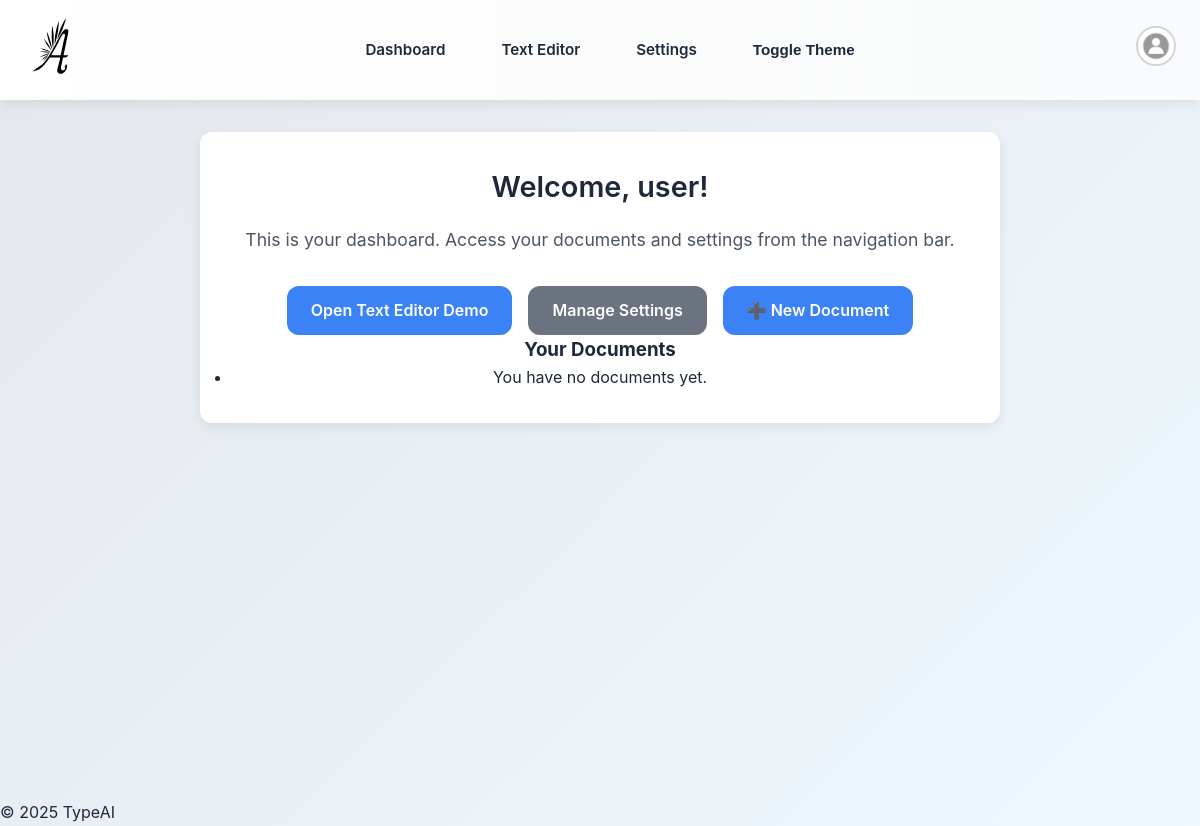
Page /dashboard/ (signed in) on the earlier database version.
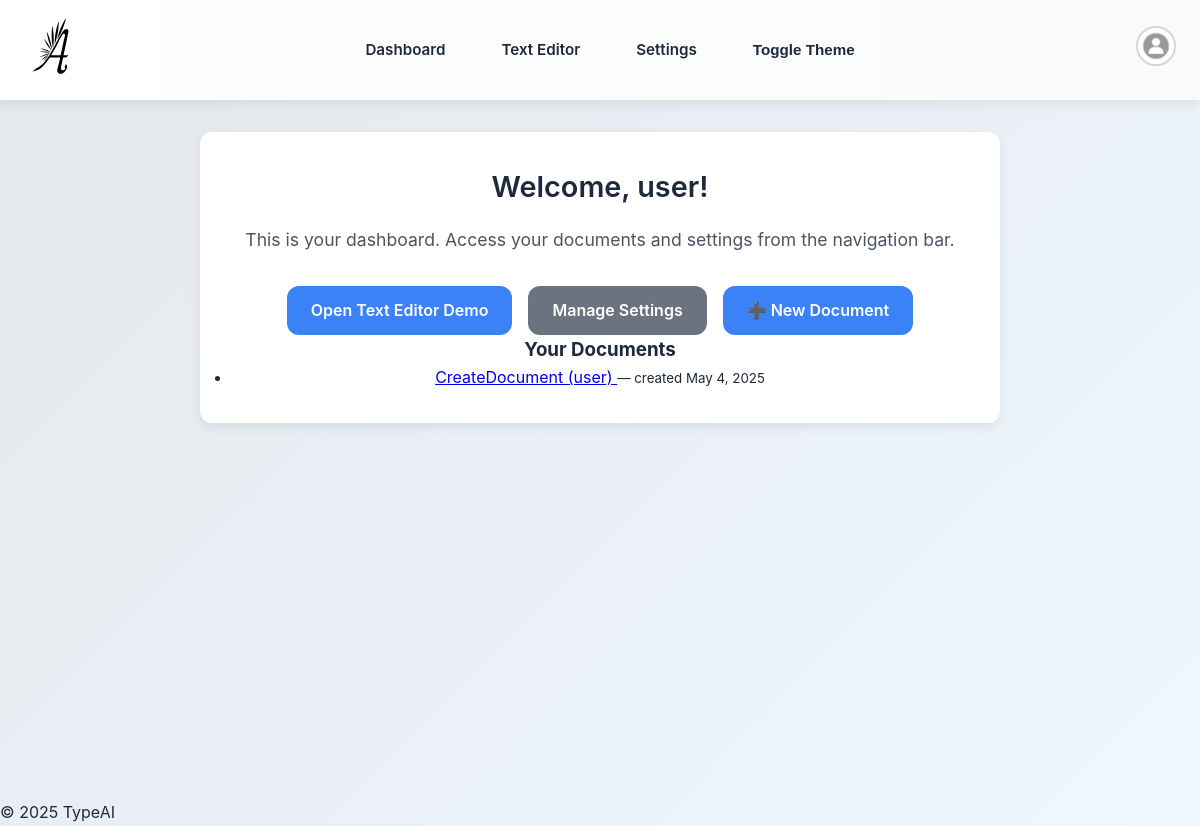
Same page on the later database version.
### mainapp/models.py (models this page shows, shortened)
class Document(models.Model):
    title = models.CharField(max_length=100)
    content = models.TextField()
    created_at = models.DateTimeField(auto_now_add=True)
    latest_update = models.DateTimeField(auto_now=True)
    user = models.ForeignKey(User, on_delete=models.CASCADE)

### mainapp/views.py (the view)
# urls.py: path('dashboard/', dashboard, name='dashboard'),
@login_required
def dashboard(request):
    users_documents = Document.objects.filter(user=request.user)
    return render(request, 'mainapp/dashboard.html', { 'documents' : users_documents})

### mainapp/templates/mainapp/dashboard.html (shortened to what this page needs)
{% extends 'mainapp/base.html' %}
{% block content %}
<div class="dashboard-container">
    <h2>Welcome, {{ user.username }}!</h2>
    <p>This is your dashboard. Access your documents and settings from the navigation bar.</p>
    <div class="dashboard-actions">
        <a href="{% url 'text_editor' %}" class="cta-button">Open Text Editor Demo</a>
        <a href="{% url 'settings' %}" class="cta-button secondary">Manage Settings</a>
        <a href="{% url 'create_document' %}" class="cta-button">➕ New Document</a>
    </div>
    <section class="your-docs">
        <h3>Your Documents</h3>
        <ul class="doc-list">
          {% for doc in documents %}
            <li>
              <a href="{% url 'text_editor' doc.pk %}">
                {{ doc.title }}
              </a>
              <small class="text-muted">
                &mdash; created {{ doc.created_at|date:"M j, Y" }}
              </small>
            </li>
          {% empty %}
            <li>You have no documents yet.</li>
          {% endfor %}
        </ul>
      </section>
</div>
{% endblock %}

Differences in the rows shown:
added Document: title "CreateDocument (user)", created_at "May 4, 2025"
Other differences:
text no longer shown: "You have no documents yet."
